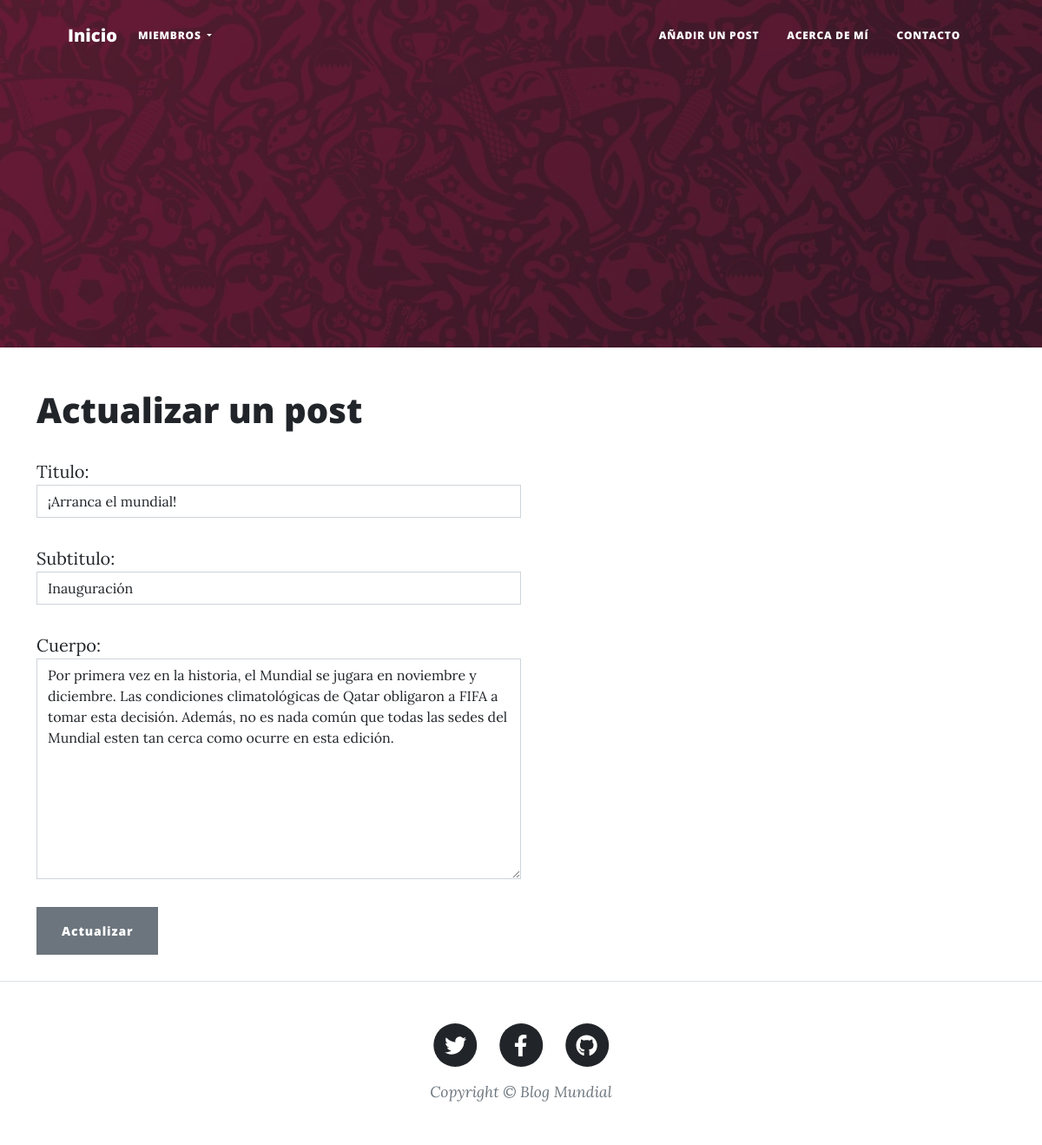
The app's page /post/update/1 (signed in), older data.
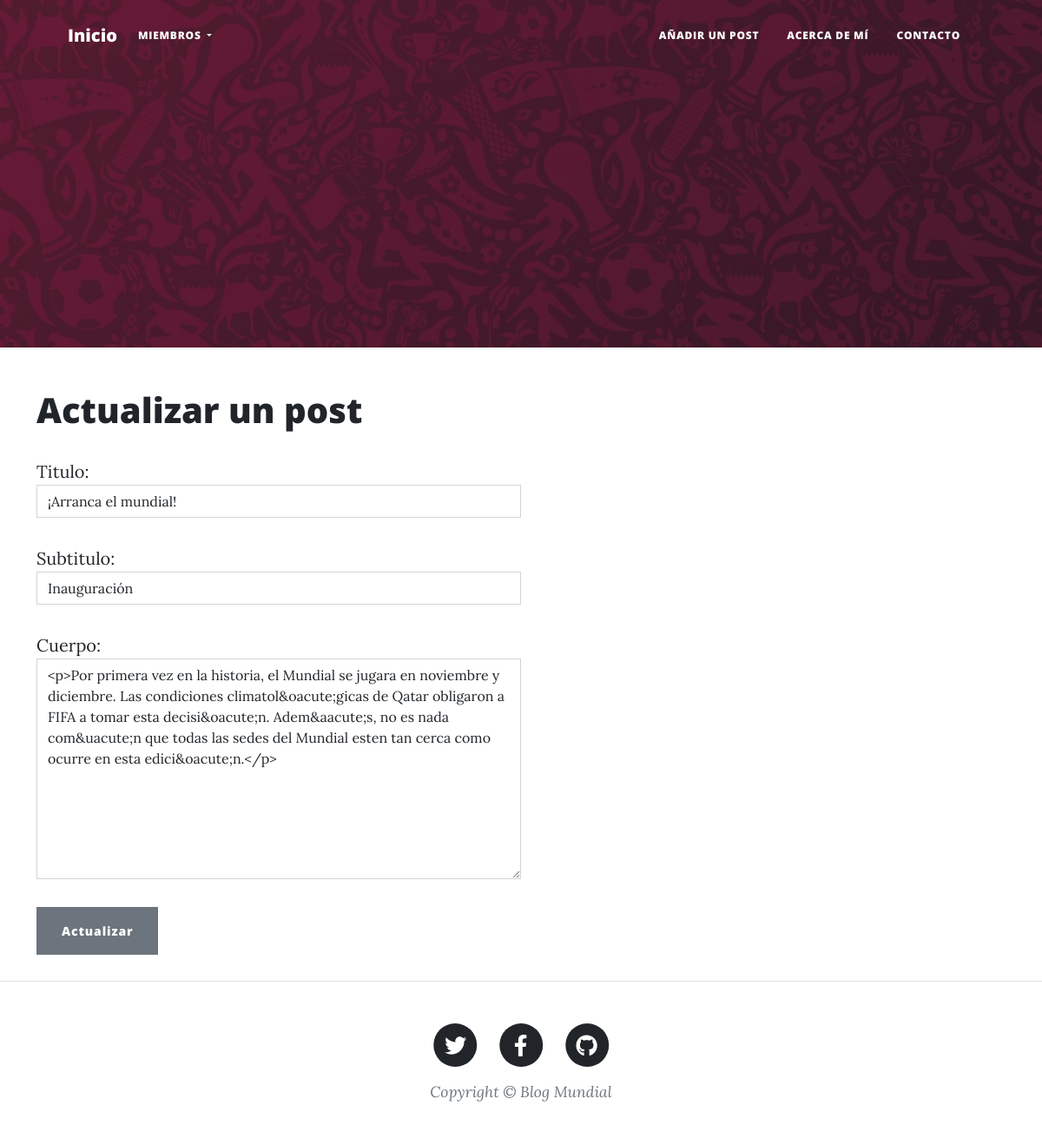
The same page, newer data.
### Blog/models.py (models this page shows, shortened)
class Post(models.Model):
    titulo = models.CharField(max_length=255)
    subtitulo = models.CharField(max_length=255)
    autor = models.ForeignKey(User, on_delete=models.CASCADE)
    header = models.ImageField(null=True, blank=True, upload_to='images/')
    cuerpo = RichTextField(null=True, blank=True)
    fecha = models.DateTimeField(default=datetime.now())
    likes = models.ManyToManyField(User, related_name='blog_posts')

### Blog/views.py (the view)
# urls.py: path('post/update/<int:pk>', UpdatePostView.as_view(), name='update_post'),
class UpdatePostView(UpdateView):
    model = Post
    form_class = UpdateForm
    template_name = 'update_post.html'

### Blog/forms.py
class UpdateForm(forms.ModelForm):
    class Meta:
        model = Post
        fields = ('titulo', 'subtitulo', 'cuerpo')
        widgets = {
            'titulo': forms.TextInput(attrs={'class': 'form-control'}),
            'subtitulo': forms.TextInput(attrs={'class': 'form-control'}),
            'cuerpo': forms.Textarea(attrs={'class': 'form-control'}),
        }

### Blog/templates/update_post.html (shortened to what this page needs)
{% extends 'post.html' %}
{% block post %}
{% if user.is_authenticated %}
    {% if user.id == post.autor.id %}
        <div class="container">
            <h1>
                Actualizar un post
            </h1>
            <div class="col-sm-6">
                <div class="form-group">
                    <form method="POST">{% csrf_token %}
                        {{form.as_p}}
                        <button type="submit" class="btn btn-secondary">Actualizar</button>
                    </form>
                </div>
            </div>
        </div>
    {% else %}
        <h1>
            Debes ser el autor del post para actualizarlo.
        </h1>
        <br>
    {% endif %}
{% else %}
    <h1>
        Debes iniciar sesión para ver esta página.
    </h1>
    <br>
{% endif %}
    <br>
{% endblock post %}

Row changes from the older to the newer data that the page shows:
changed Post "¡Arranca el mundial!": cuerpo "Por primera vez en la historia, el Mundial se jugara en noviembre y diciembre. Las condiciones climatológicas de Qatar obligaron a FIFA a tomar esta decisión. Además, no es nada común que todas las sedes del Mundial esten tan cerca como ocurre en esta edición." → "<p>Por primera vez en la historia, el Mundial se jugara en noviembre y diciembre. Las condiciones climatol&oacute;gicas de Qatar obligaron a FIFA a tomar esta decisi&oacute;n. Adem&aacute;s, no es nada com&uacute;n que todas las sedes del Mundial esten tan cerca como ocurre en esta edici&oacute;n.</p>"
